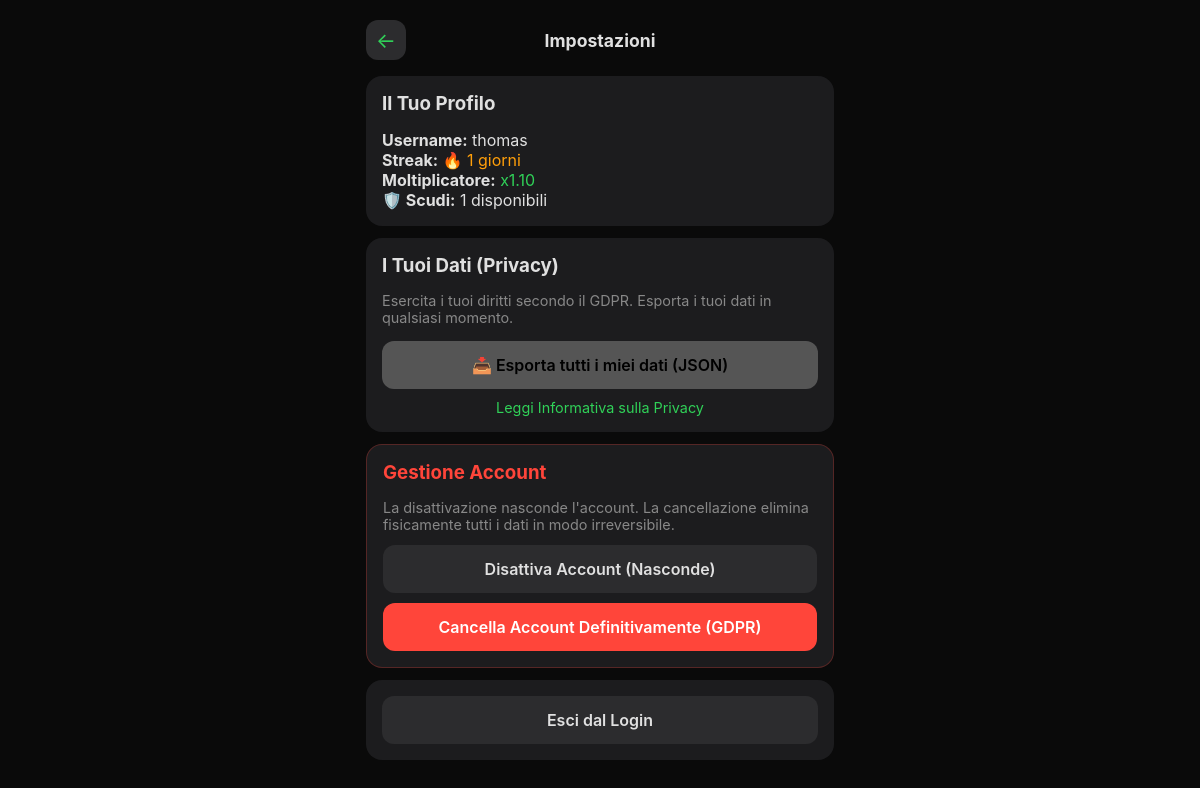
Screenshot of /impostazioni.php (signed in) with the database file from the repository.
### tables this page shows
CREATE TABLE `utenti` (
  `id` int(11) NOT NULL,
  `username` varchar(50) NOT NULL,
  `password` varchar(255) NOT NULL,
  `moltiplicatore` decimal(5,2) DEFAULT 1.00,
  `data_ultimo_check` date DEFAULT NULL,
  `giorni_streak` int(11) DEFAULT 0,
  `scudi_rimanenti` int(11) DEFAULT 1,
  `disattivato` tinyint(1) DEFAULT 0
);

### impostazioni.php (the view, shortened to what this page needs)
<?php
require 'config.php';
 $uid = $_SESSION['user_id'];
 $s = $conn->prepare("SELECT * FROM utenti WHERE id=?");
 $s->bind_param("i", $uid); $s->execute();
 $user = $s->get_result()->fetch_assoc();
?>
<!DOCTYPE html>
<html lang="it">
<head>
<link rel="stylesheet" href="style.css">
</head>
<body>
<div class="container">
    <div class="page-header">
        <a href="index.php" class="back-btn" title="Indietro">←</a>
        <h2 style="font-size:1.1em;margin:0;">Impostazioni</h2>
    </div>
    <div class="card">
        <h3 style="margin-bottom:15px;">Il Tuo Profilo</h3>
        <p><strong>Username:</strong> <?=htmlspecialchars($user['username']);?></p>
        <p><strong>Streak:</strong> <span style="color:var(--warning);">🔥 <?=$user['giorni_streak'];?> giorni</span></p>
        <p><strong>Moltiplicatore:</strong> <span style="color:var(--primary);">x<?=number_format($user['moltiplicatore'],2);?></span></p>
        <p><strong>🛡️ Scudi:</strong> <?=$user['scudi_rimanenti'];?> disponibili</p>
    </div>
    <div class="card">
        <h3 style="margin-bottom:15px;">I Tuoi Dati (Privacy)</h3>
        <p style="font-size:.9em;color:#888;margin-bottom:15px;">Esercita i tuoi diritti secondo il GDPR. Esporta i tuoi dati in qualsiasi momento.</p>
        <a href="?action=export_data" class="btn-primary" style="display:block;text-align:center;text-decoration:none;background-color:#555;">📥 Esporta tutti i miei dati (JSON)</a>
        <a href="privacy.php" style="display:block;text-align:center;margin-top:10px;font-size:.9em;color:var(--primary);text-decoration:none;">Leggi Informativa sulla Privacy</a>
    </div>
    <div class="card danger-zone">
        <h3 style="margin-bottom:15px;color:var(--danger);">Gestione Account</h3>
        <p style="font-size:.9em;color:#888;margin-bottom:12px;">La disattivazione nasconde l'account. La cancellazione elimina fisicamente tutti i dati in modo irreversibile.</p>
        <form method="POST" onsubmit="return confirm('Sei sicuro? I dati saranno eliminati PER SEMPRE.')">
            <button type="submit" name="disattiva_account" class="btn-secondary" style="margin-bottom:10px;">Disattiva Account (Nasconde)</button>
        </form>
        <form method="POST" onsubmit="return confirm('ATTENZIONE: Cancellando l\'account eliminerai TUTTI i check, le abitudini e i momenti. Questa azione è irreversibile.')">
            <button type="submit" name="real_delete_account" class="btn-danger">Cancella Account Definitivamente (GDPR)</button>
        </form>
    </div>
    <div class="card" style="text-align:center;">
        <a href="logout.php" class="btn-secondary" style="display:block;text-decoration:none;">Esci dal Login</a>
    </div>
</div>
</body>
</html>

### style.css (style rules this page uses)
:root { --bg:#0a0a0a;--card:#1c1c1e;--text:#e0e0e0;--muted:#666;--dim:#444;--primary:#30d158;--primary-dim:rgba(48,209,88,.12);--warning:#ff9f0a;--warning-dim:rgba(255,159,10,.12);--danger:#ff453a;--input:#2c2c2e;--border:#2a2a2c;--safe-b:env(safe-area-inset-bottom,0px);--ice:#5ac8fa }
*,*::before,*::after { box-sizing:border-box;margin:0;padding:0 }
html { background:var(--bg);-webkit-text-size-adjust:100% }
body { font-family:-apple-system,BlinkMacSystemFont,"SF Pro Text","Segoe UI",Roboto,Helvetica,Arial,sans-serif;background:var(--bg);color:var(--text);-webkit-font-smoothing:antialiased;-webkit-tap-highlight-color:transparent;-webkit-touch-callout:none;overscroll-behavior:none;padding-bottom:calc(24px + var(--safe-b)) }
a { color:var(--primary);text-decoration:none }
input,select,button,textarea { font-family:inherit }
.container { max-width:500px;margin:0 auto;padding:12px 16px }
.card { background:var(--card);border-radius:16px;padding:16px;margin-bottom:12px }
.page-header { display:flex;align-items:center;justify-content:space-between;padding:8px 0 16px;position:sticky;top:0;z-index:50;background:var(--bg) }
.back-btn { color:var(--primary);font-size:.95em;font-weight:600;width:60px }
button,.btn-primary,.btn-secondary,.btn-danger { width:100%;padding:14px;border:none;border-radius:12px;font-size:16px;font-weight:600;cursor:pointer;transition:all .1s }
.btn-primary { background:var(--primary);color:#000;display:block;text-align:center }
.btn-secondary { background:var(--input);color:var(--text);display:block;text-align:center }
.btn-danger { background:var(--danger);color:#fff }
.danger-zone { border:1px solid rgba(255,69,58,.25) }
.page-header { display: flex; align-items: center; justify-content: space-between; padding: 8px 0 16px; position: sticky; top: 0; z-index: 50; background: var(--bg); }
.back-btn { color: var(--primary); font-size: 1.3em; font-weight: normal; width: 40px; height: 40px; border-radius: 12px; background: var(--input); display: flex; align-items: center; justify-content: center; transition: background .15s; text-decoration: none; flex-shrink: 0; }

### rows the page displays
utenti: username "thomas", giorni_streak "1", moltiplicatore "1.10", scudi_rimanenti "1"
